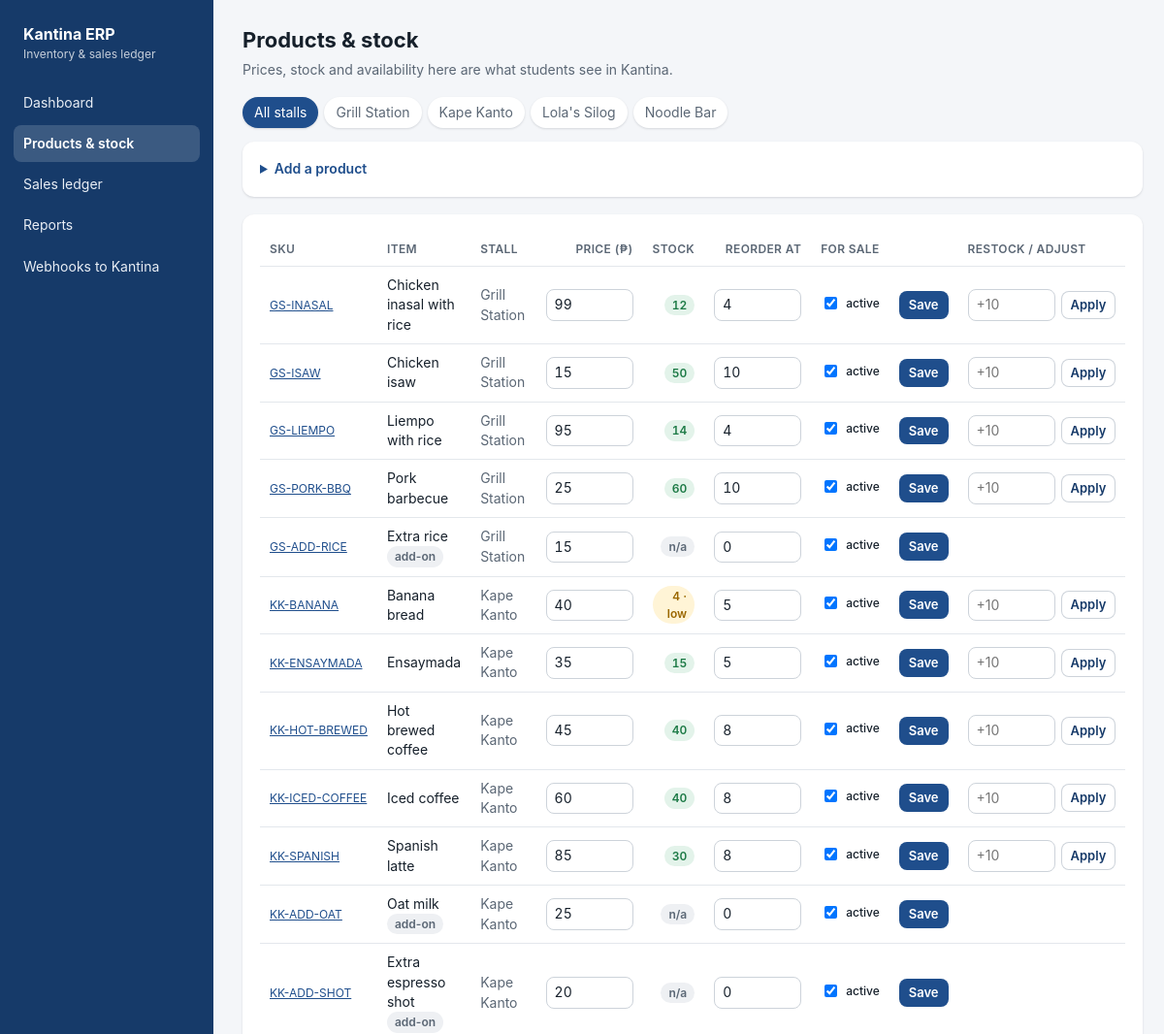
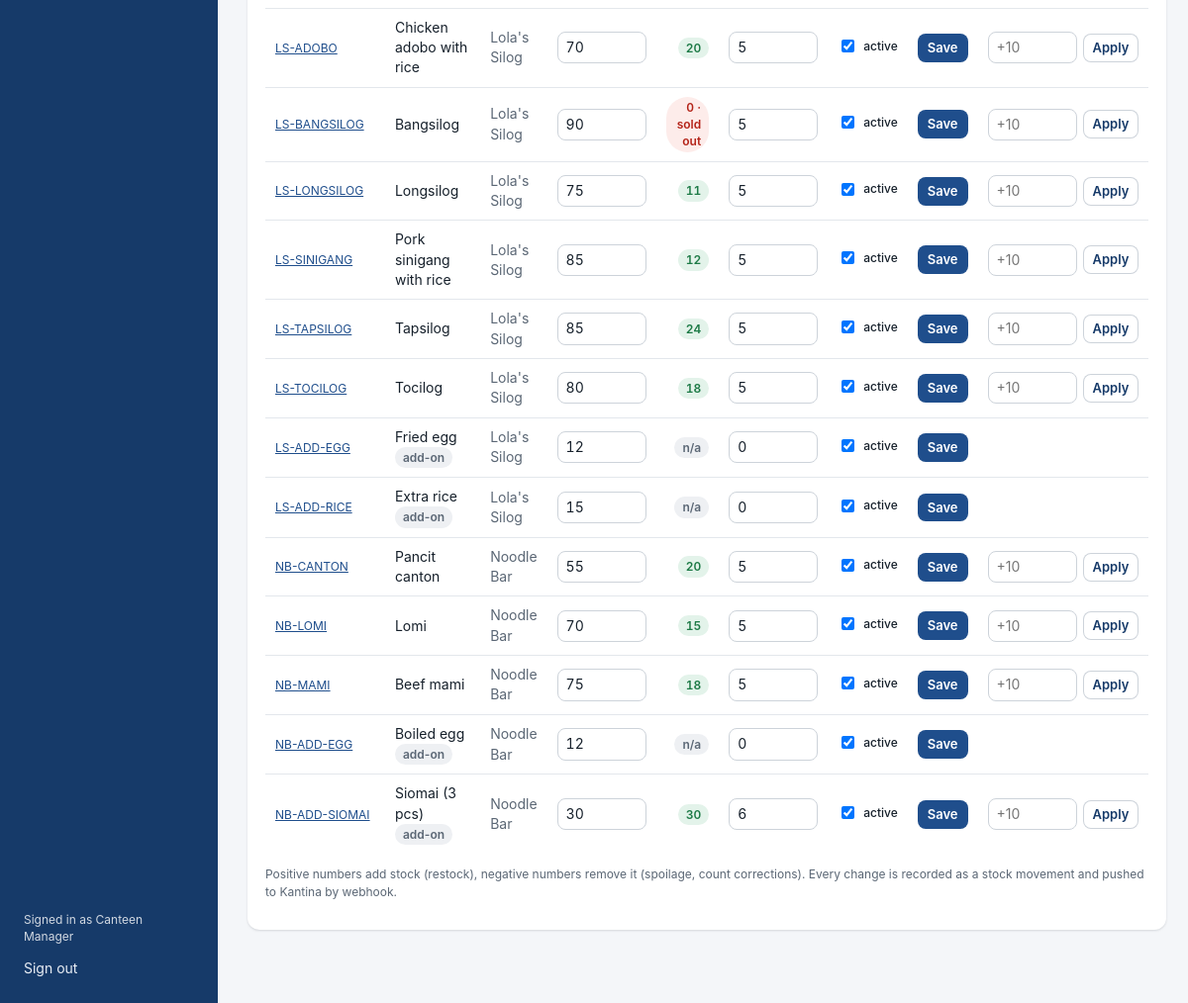
Page /erp/admin/products.php (signed in) on the committed database (2 pictures, top to bottom).
### tables this page shows
CREATE TABLE erp_products (
  sku           VARCHAR(40)   NOT NULL PRIMARY KEY,
  stall_code    VARCHAR(40)   NOT NULL,
  name          VARCHAR(80)   NOT NULL,
  type          ENUM('menu','addon') NOT NULL DEFAULT 'menu',
  price         DECIMAL(10,2) NOT NULL,
  stock         INT           NOT NULL DEFAULT 0,
  track_stock   TINYINT(1)    NOT NULL DEFAULT 1,      
  reorder_level INT           NOT NULL DEFAULT 5,
  is_active     TINYINT(1)    NOT NULL DEFAULT 1,      
  created_at    DATETIME      NOT NULL DEFAULT CURRENT_TIMESTAMP,
  updated_at    DATETIME      NOT NULL DEFAULT CURRENT_TIMESTAMP ON UPDATE CURRENT_TIMESTAMP,
  CONSTRAINT fk_erp_product_stall FOREIGN KEY (stall_code) REFERENCES erp_stalls(code) ON UPDATE CASCADE
);

### erp/admin/_init.php (called while the page is built, shortened)
<?php
require_once __DIR__ . '/../api/lib/bootstrap.php';
require_once __DIR__ . '/../api/src/Inventory.php';
require_once __DIR__ . '/_layout.php';
function h($value): string
{
    return htmlspecialchars((string) $value, ENT_QUOTES, 'UTF-8');
}
function stall_names(): array
{
    $names = [];
    foreach (Db::all('SELECT code, name FROM erp_stalls ORDER BY name') as $s) {
        $names[$s['code']] = $s['name'];
    }
    return $names;
}

### erp/api/lib/Config.php (called while the page is built, shortened)
<?php
final class Config
{
    private static array $data = [];
    private static string $appDir = '';
    public static function load(string $appDir, string $appName): void
    {
        self::$appDir = rtrim($appDir, '/\\');
        $config = require self::$appDir . '/config.php';
        self::$data = $config;
    }
    public static function get(string $path, $default = null)
    {
        $node = self::$data;
        foreach (explode('.', $path) as $key) {
            $node = $node[$key];
        }
        return $node;
    }
}

### erp/api/lib/Db.php (called while the page is built, shortened)
<?php
final class Db
{
    private static ?PDO $pdo = null;
    public static function pdo(): PDO
    {
        if (self::$pdo === null) {
            $dsn = sprintf(
                'mysql:host=%s;port=%d;dbname=%s;charset=utf8mb4',
                Config::get('db.host', '127.0.0.1'),
                (int) Config::get('db.port', 3306),
                Config::get('db.name')
            );
            self::$pdo = new PDO($dsn, Config::get('db.user', 'root'), (string) Config::get('db.pass', ''), [
                PDO::ATTR_ERRMODE => PDO::ERRMODE_EXCEPTION,
                PDO::ATTR_DEFAULT_FETCH_MODE => PDO::FETCH_ASSOC,
                PDO::ATTR_EMULATE_PREPARES => false,
                PDO::ATTR_STRINGIFY_FETCHES => false,
            ]);
            self::$pdo->exec("SET time_zone = '+08:00'");
            self::$pdo->exec("SET SESSION sql_mode = 'ONLY_FULL_GROUP_BY,STRICT_TRANS_TABLES,NO_ZERO_IN_DATE,NO_ZERO_DATE,ERROR_FOR_DIVISION_BY_ZERO,NO_ENGINE_SUBSTITUTION'");
        }
        return self::$pdo;
    }
    public static function all(string $sql, array $params = []): array
    {
        $stmt = self::pdo()->prepare($sql);
        $stmt->execute($params);
        return $stmt->fetchAll();
    }
}

### erp/api/src/Inventory.php (called while the page is built, shortened)
<?php
final class Inventory
{
    public static function list(array $filters = []): array
    {
        $where = [];
        $params = [];
        $sql = 'SELECT * FROM erp_products' . ($where ? ' WHERE ' . implode(' AND ', $where) : '') . ' ORDER BY stall_code, type, sku';
        return Db::all($sql, $params);
    }
}

### erp/api/lib/bootstrap.php (called while the page is built, shortened)
<?php
require_once __DIR__ . '/Config.php';
require_once __DIR__ . '/Db.php';
function money($value): float
{
    return round((float) $value, 2);
}

### erp/admin/products.php (the view, shortened to what this page needs)
<?php
require __DIR__ . '/_init.php';
$names = stall_names();
$stall = isset($_GET['stall'], $names[$_GET['stall']]) ? $_GET['stall'] : null;
$products = Inventory::list(['stall' => $stall]);
layout_start('Products & stock', 'products');
?>
<div class="page-head">
  <div>
    <h1>Products &amp; stock</h1>
    <div class="muted">Prices, stock and availability here are what students see in Kantina.</div>
  </div>
</div>
<div class="tabs">
  <a href="products.php"<?= $stall ? '' : ' class="active"' ?>>All stalls</a>
  <?php foreach ($names as $code => $name): ?>
    <a href="products.php?stall=<?= h($code) ?>"<?= $stall === $code ? ' class="active"' : '' ?>><?= h($name) ?></a>
  <?php endforeach; ?>
</div>
<div class="card">
  <details>
    <summary>Add a product</summary>
  </details>
</div>
<div class="card table-wrap">
  <table>
    <tr>
      <th>SKU</th><th>Item</th><?php if (!$stall): ?><th>Stall</th><?php endif; ?>
      <th class="num">Price (₱)</th><th class="num">Stock</th><th class="num">Reorder at</th><th>For sale</th><th></th><th>Restock / adjust</th>
    </tr>
    <?php foreach ($products as $p):
        $track = (int) $p['track_stock'];
        $stock = (int) $p['stock'];
        $form = 'f-' . $p['sku'];
        $rform = 'r-' . $p['sku'];
    ?>
      <tr id="<?= h($p['sku']) ?>">
        <td class="small nowrap"><a href="?<?= h(http_build_query(array_filter(['stall' => $stall, 'history' => $p['sku']]))) ?>#history"><?= h($p['sku']) ?></a></td>
        <td><?= h($p['name']) ?><?= $p['type'] === 'addon' ? ' <span class="badge gray">add-on</span>' : '' ?></td>
        <?php if (!$stall): ?><td class="muted"><?= h($names[$p['stall_code']] ?? $p['stall_code']) ?></td><?php endif; ?>
        <td class="num"><input class="inline" form="<?= h($form) ?>" type="number" name="price" min="0" step="0.01" value="<?= h(money($p['price'])) ?>" aria-label="Price of <?= h($p['name']) ?>"></td>
        <td class="num">
          <?php if (!$track): ?><span class="badge gray" title="Made to order">n/a</span>
          <?php elseif ($stock <= 0): ?><span class="badge bad">0 · sold out</span>
          <?php elseif ($stock <= (int) $p['reorder_level']): ?><span class="badge warn"><?= $stock ?> · low</span>
          <?php else: ?><span class="badge ok"><?= $stock ?></span><?php endif; ?>
        </td>
        <td class="num"><input class="inline" form="<?= h($form) ?>" type="number" name="reorder_level" min="0" value="<?= (int) $p['reorder_level'] ?>" aria-label="Reorder level of <?= h($p['name']) ?>"></td>
        <td><label class="check"><input form="<?= h($form) ?>" type="checkbox" name="is_active"<?= (int) $p['is_active'] ? ' checked' : '' ?>> <span class="small">active</span></label></td>
        <td>
          <button class="btn small" form="<?= h($form) ?>" type="submit">Save</button>
        </td>
        <td>
          <?php if ($track): ?>
            <form id="<?= h($rform) ?>" method="post" style="display:flex;gap:6px;align-items:center;">
              <input class="inline" type="number" name="qty_change" placeholder="+10" required aria-label="Quantity to add for <?= h($p['name']) ?>">
              <button class="btn small secondary" type="submit">Apply</button>
            </form>
          <?php endif; ?>
        </td>
      </tr>
    <?php endforeach; ?>
  </table>
  <p class="small muted">Positive numbers add stock (restock), negative numbers remove it (spoilage, count corrections). Every change is recorded as a stock movement and pushed to Kantina by webhook.</p>
</div>
<?php
layout_end();

### erp/admin/_layout.php (shortened to what this page needs)
<?php
function layout_start(string $title, string $active): void
{
    $admin = $_SESSION['admin'] ?? null;
    $nav = [
        'index' => ['index.php', 'Dashboard'],
        'products' => ['products.php', 'Products & stock'],
        'sales' => ['sales.php', 'Sales ledger'],
        'reports' => ['reports.php', 'Reports'],
        'webhooks' => ['webhooks.php', 'Webhooks to Kantina'],
    ];
    ?><!DOCTYPE html>
<html lang="en">
<head>
<link rel="stylesheet" href="admin.css">
</head>
<body>
<div class="shell">
  <nav class="side" aria-label="ERP">
    <div class="brand">Kantina ERP<small>Inventory &amp; sales ledger</small></div>
    <?php foreach ($nav as $key => [$href, $label]): ?>
      <a href="<?= $href ?>"<?= $key === $active ? ' class="active" aria-current="page"' : '' ?>><?= h($label) ?></a>
    <?php endforeach; ?>
    <div class="spacer"></div>
    <?php if ($admin): ?>
      <span class="small" style="padding:0 10px;opacity:.8;">Signed in as <?= h($admin['name']) ?></span>
      <a href="logout.php">Sign out</a>
    <?php endif; ?>
  </nav>
  <main class="main">
<?php
}
function layout_end(): void
{
    ?>
  </main>
</div>
</body>
</html>
<?php
}

### erp/admin/admin.css (style rules this page uses)
:root { --accent:#1F4E8C; --accent-deep:#163A69; --accent-tint:#E6EEF8; --ink:#16202B; --ink-soft:#5B6775; --ink-faint:#8C96A3; --line:#E3E7EC; --bg:#F4F6F9; --white:#fff; --ok:#1E7B47; --ok-tint:#E3F3EA; --warn:#9A6700; --warn-tint:#FFF4D6; --bad:#B42318; --bad-tint:#FDECEA; --radius:12px; --shadow:0 1px 2px rgba(16,24,40,.06), 0 1px 3px rgba(16,24,40,.08); }
* { box-sizing:border-box; }
html,body { margin:0; }
body { font-family:-apple-system,BlinkMacSystemFont,"Segoe UI",Roboto,Helvetica,Arial,sans-serif; background:var(--bg); color:var(--ink); font-size:14px; line-height:1.45; }
a { color:var(--accent); }
h1 { font-size:22px; margin:0 0 4px; }
.muted { color:var(--ink-soft); }
.small { font-size:12px; }
.shell { display:grid; grid-template-columns:220px 1fr; min-height:100vh; }
.side { background:var(--accent-deep); color:#fff; padding:20px 14px; display:flex; flex-direction:column; gap:4px; }
.brand { font-weight:700; font-size:16px; padding:4px 10px 18px; }
.brand small { display:block; font-weight:400; opacity:.75; font-size:12px; }
.side a { color:#E9EEF5; text-decoration:none; padding:9px 10px; border-radius:8px; }
.side a.active { background:rgba(255,255,255,.16); color:#fff; font-weight:600; }
.side .spacer { flex:1; }
.main { padding:26px 30px 60px; max-width:1200px; }
.page-head { display:flex; align-items:flex-end; justify-content:space-between; gap:16px; margin-bottom:18px; flex-wrap:wrap; }
.card { background:var(--white); border-radius:var(--radius); box-shadow:var(--shadow); padding:18px; margin-bottom:18px; }
table { width:100%; border-collapse:collapse; }
th,td { text-align:left; padding:9px 10px; border-bottom:1px solid var(--line); vertical-align:middle; }
th { font-size:12px; color:var(--ink-soft); font-weight:600; text-transform:uppercase; letter-spacing:.03em; }
tr:last-child td { border-bottom:0; }
td.num, th.num { text-align:right; font-variant-numeric:tabular-nums; }
.table-wrap { overflow-x:auto; }
.badge { display:inline-block; padding:2px 8px; border-radius:999px; font-size:12px; font-weight:600; background:var(--accent-tint); color:var(--accent-deep); }
.badge.ok { background:var(--ok-tint); color:var(--ok); }
.badge.warn { background:var(--warn-tint); color:var(--warn); }
.badge.bad { background:var(--bad-tint); color:var(--bad); }
.badge.gray { background:#EEF0F3; color:var(--ink-soft); }
label { display:block; font-size:12px; font-weight:600; color:var(--ink-soft); margin-bottom:4px; }
input[type=text],input[type=number],input[type=password],input[type=date],input[type=time],input[type=url],select,textarea { width:100%; padding:8px 10px; border:1px solid #CDD3DA; border-radius:8px; font:inherit; background:#fff; color:var(--ink); }
input.inline { width:90px; padding:5px 8px; }
.check { display:flex; align-items:center; gap:6px; font-weight:500; color:var(--ink); font-size:14px; }
.btn { display:inline-flex; align-items:center; gap:6px; border:0; border-radius:8px; padding:8px 14px; font:inherit; font-weight:600; cursor:pointer; background:var(--accent); color:#fff; text-decoration:none; }
.btn.secondary { background:#fff; color:var(--accent-deep); box-shadow:inset 0 0 0 1px #CDD3DA; }
.btn.small { padding:5px 10px; font-size:13px; }
.tabs { display:flex; gap:6px; flex-wrap:wrap; margin-bottom:14px; }
.tabs a { padding:6px 12px; border-radius:999px; text-decoration:none; background:#fff; color:var(--ink-soft); box-shadow:var(--shadow); }
.tabs a.active { background:var(--accent); color:#fff; }
details summary { cursor:pointer; color:var(--accent); font-weight:600; }
.nowrap { white-space:nowrap; }

### rows in the picture
erp_products: sku "GS-INASAL", name "Chicken inasal with rice", stall_code "Grill Station", price "99", stock "12", reorder_level "4", is_active "☑"
erp_products: sku "GS-ISAW", name "Chicken isaw", stall_code "Grill Station", price "15", stock "50", reorder_level "10", is_active "☑"
erp_products: sku "GS-LIEMPO", name "Liempo with rice", stall_code "Grill Station", price "95", stock "14", reorder_level "4", is_active "☑"
erp_products: sku "GS-PORK-BBQ", name "Pork barbecue", stall_code "Grill Station", price "25", stock "60", reorder_level "10", is_active "☑"
erp_products: sku "GS-ADD-RICE", name "Extra rice", type "add-on", stall_code "Grill Station", price "15", track_stock "n/a", reorder_level "0", is_active "☑"
erp_products: sku "KK-BANANA", name "Banana bread", stall_code "Kape Kanto", price "40", stock "4", reorder_level "5", is_active "☑"
erp_products: sku "KK-ENSAYMADA", name "Ensaymada", stall_code "Kape Kanto", price "35", stock "15", reorder_level "5", is_active "☑"
erp_products: sku "KK-HOT-BREWED", name "Hot brewed coffee", stall_code "Kape Kanto", price "45", stock "40", reorder_level "8", is_active "☑"
erp_products: sku "KK-ICED-COFFEE", name "Iced coffee", stall_code "Kape Kanto", price "60", stock "40", reorder_level "8", is_active "☑"
erp_products: sku "KK-SPANISH", name "Spanish latte", stall_code "Kape Kanto", price "85", stock "30", reorder_level "8", is_active "☑"
erp_products: sku "KK-ADD-OAT", name "Oat milk", type "add-on", stall_code "Kape Kanto", price "25", track_stock "n/a", reorder_level "0", is_active "☑"
erp_products: sku "KK-ADD-SHOT", name "Extra espresso shot", type "add-on", stall_code "Kape Kanto", price "20", track_stock "n/a", reorder_level "0", is_active "☑"
erp_products: sku "LS-ADOBO", name "Chicken adobo with rice", stall_code "Lola's Silog", price "70", stock "20", reorder_level "5", is_active "☑"
erp_products: sku "LS-BANGSILOG", name "Bangsilog", stall_code "Lola's Silog", price "90", track_stock "0 · sold out", reorder_level "5", is_active "☑"
erp_products: sku "LS-LONGSILOG", name "Longsilog", stall_code "Lola's Silog", price "75", stock "11", reorder_level "5", is_active "☑"
erp_products: sku "LS-SINIGANG", name "Pork sinigang with rice", stall_code "Lola's Silog", price "85", stock "12", reorder_level "5", is_active "☑"
erp_products: sku "LS-TAPSILOG", name "Tapsilog", stall_code "Lola's Silog", price "85", stock "24", reorder_level "5", is_active "☑"
erp_products: sku "LS-TOCILOG", name "Tocilog", stall_code "Lola's Silog", price "80", stock "18", reorder_level "5", is_active "☑"
erp_products: sku "LS-ADD-EGG", name "Fried egg", type "add-on", stall_code "Lola's Silog", price "12", track_stock "n/a", reorder_level "0", is_active "☑"
erp_products: sku "LS-ADD-RICE", name "Extra rice", type "add-on", stall_code "Lola's Silog", price "15", track_stock "n/a", reorder_level "0", is_active "☑"
erp_products: sku "NB-CANTON", name "Pancit canton", stall_code "Noodle Bar", price "55", stock "20", reorder_level "5", is_active "☑"
erp_products: sku "NB-LOMI", name "Lomi", stall_code "Noodle Bar", price "70", stock "15", reorder_level "5", is_active "☑"
erp_products: sku "NB-MAMI", name "Beef mami", stall_code "Noodle Bar", price "75", stock "18", reorder_level "5", is_active "☑"
erp_products: sku "NB-ADD-EGG", name "Boiled egg", type "add-on", stall_code "Noodle Bar", price "12", track_stock "n/a", reorder_level "0", is_active "☑"
erp_products: sku "NB-ADD-SIOMAI", name "Siomai (3 pcs)", type "add-on", stall_code "Noodle Bar", price "30", stock "30", reorder_level "6", is_active "☑"

### other values in the picture
$label "Dashboard"
$label "Products & stock"
$label "Sales ledger"
$label "Reports"
$label "Webhooks to Kantina"
$admin['name'] "Canteen Manager"
$name "Grill Station"
$name "Kape Kanto"
$name "Lola's Silog"
$name "Noodle Bar"
